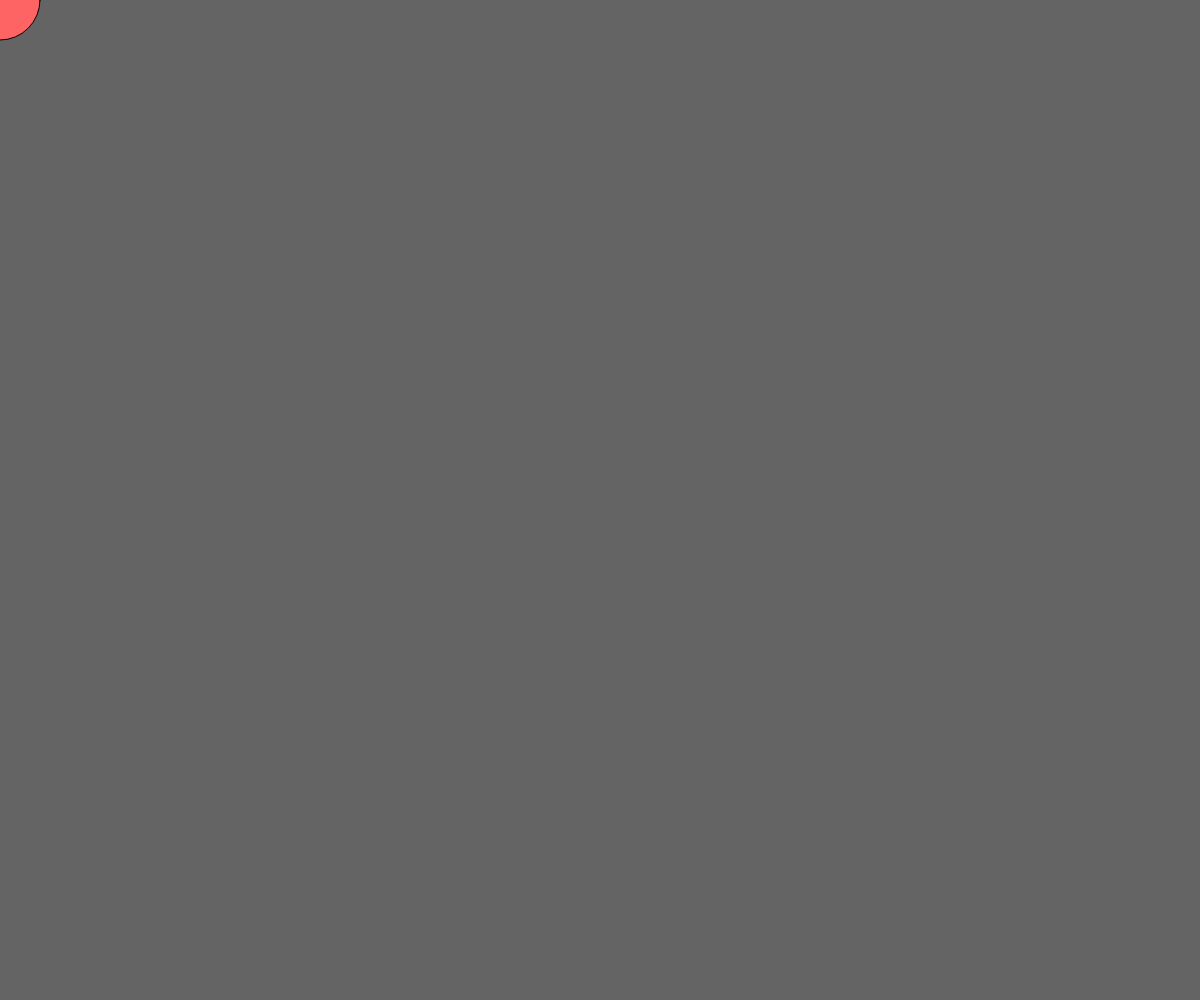
Frame 1 (no input)
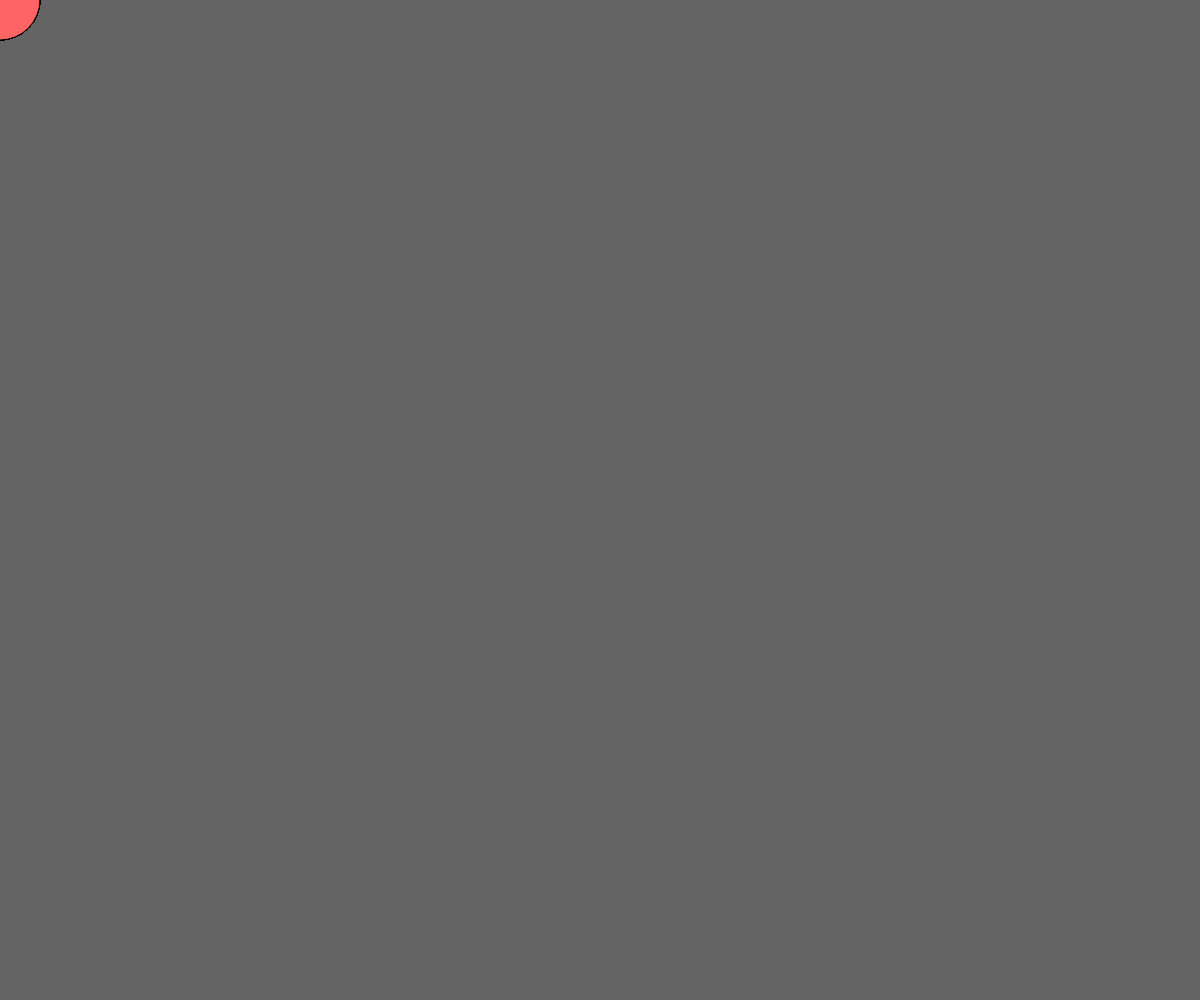
Frame 60 (no input)
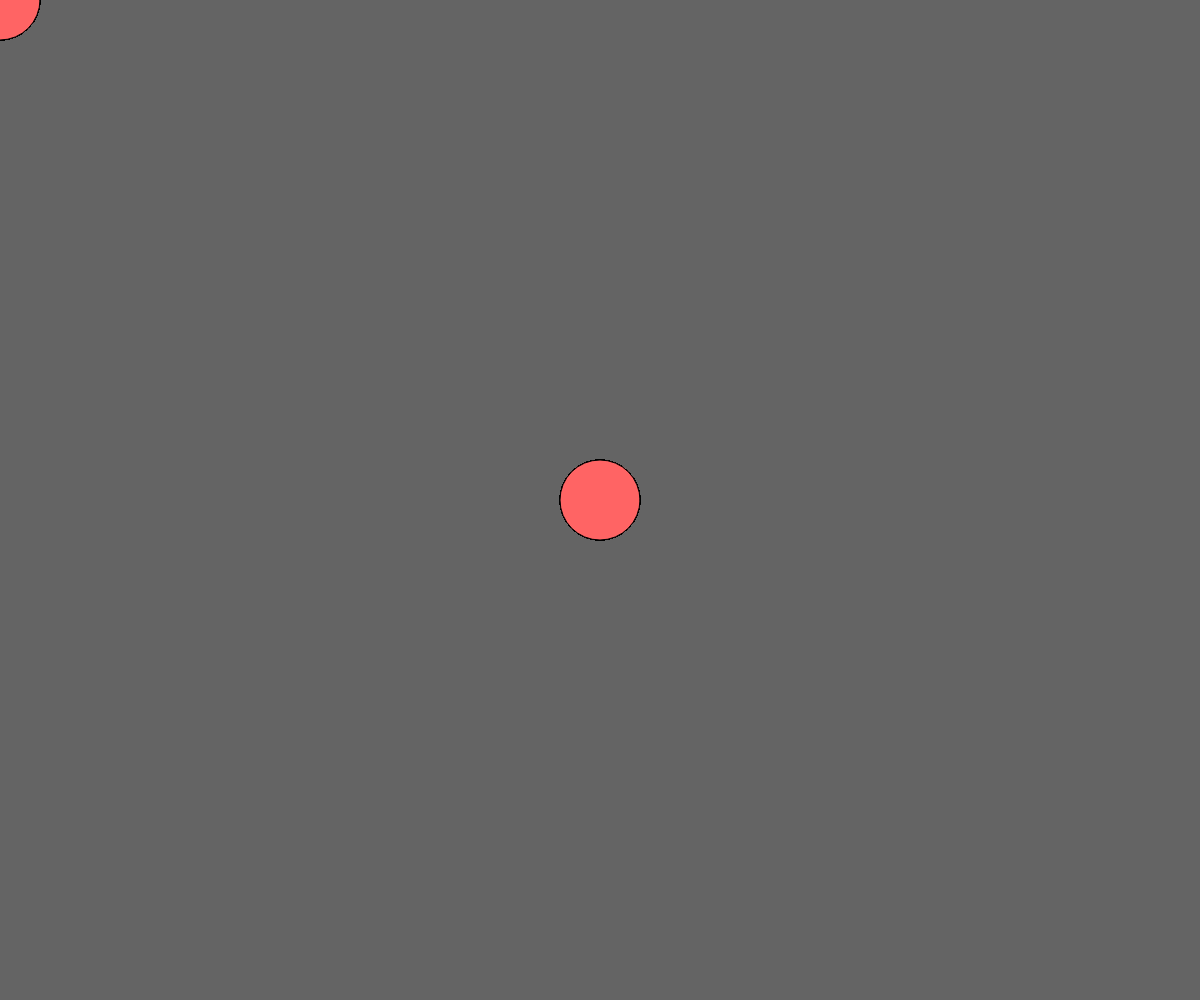
Frame 120 (the mouse pressed at the canvas centre since frame 60)

The p5.js sketch that drew these frames (run headless with seeded random() and noise() and a simulated clock; from frame 60 on, the mouse is pressed at the canvas centre):

// p5.js sketch
// ── sketch.js
function setup()
{
  createCanvas(windowWidth, windowHeight);
  background(100);
}

function draw()
{
  if (mouseIsPressed)
  {
    fill(255,100,100);
  } else {
    fill(255,100,100);
  }
  ellipse(mouseX, mouseY, 80, 80);
}
